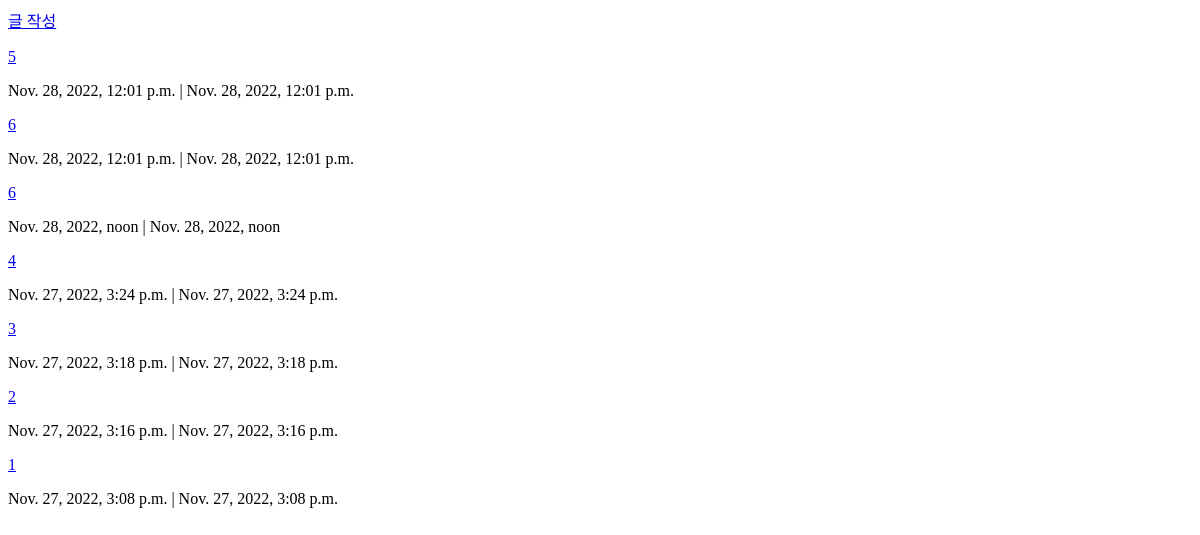
The app's page /articles/index/, older data.
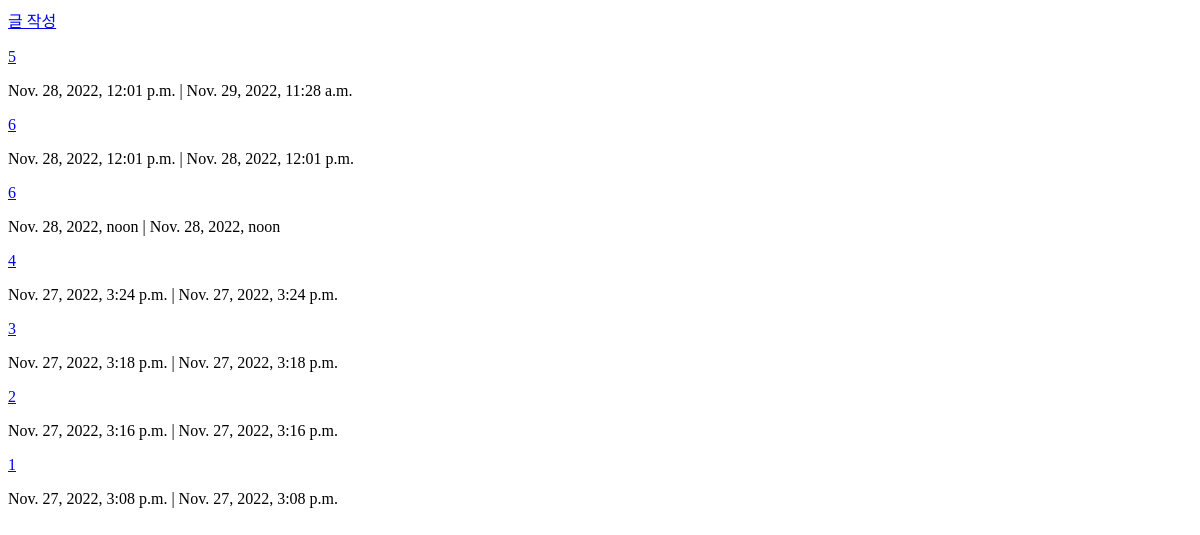
The same page, newer data.
### articles/models.py (models this page shows)
class Article(models.Model):
    title = models.CharField(max_length=20)
    content = models.TextField()
    created_at = models.DateTimeField(auto_now_add=True)
    updated_at = models.DateTimeField(auto_now=True)

### articles/views.py (the view)
# urls.py: path('index/', views.index, name='index'),
def index(request):
    articles = Article.objects.order_by('-pk')
    context = {
        'articles': articles
    }
    return render(request, 'articles/index.html', context)

### articles/templates/articles/index.html (shortened to what this page needs)
{% extends 'base.html' %}
{% block content %}
<a href="{% url 'articles:create' %}">글 작성</a>
{% for article in articles %}
    <p><a href="{% url 'articles:detail' article.pk %}">{{ article.title }}</a></p>
    <p>{{ article.created_at }} | {{ article.updated_at }}</p>
{% endfor %}
{% endblock %}

Row changes from the older to the newer data that the page shows:
changed Article: updated_at "Nov. 28, 2022, 12:01 p.m." → "Nov. 29, 2022, 11:28 a.m."
